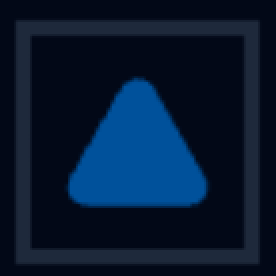
#> input picture dataset/2triangle/2triangle_1770173774918_-03 151404_2_1.png, 138 x 138 px (shown 2 times larger)
$ python -i preprocess.py   (imports and definitions only)
#> lines starting #> are read from the running program, lines starting #| are printed output that depends on the picture; after the words box and inside, x2 and y2 are one past the last pixel; in counts of white or black regions, pixels touching at a corner belong together
#> further down, picture is the input picture: shape (138, 138, 3); mean B, G, R 49.5, 25, 6.8
# preprocess.py
import cv2
import numpy as np

def standardize_cell(img):
    """
    Turns any cell image (dark/light/messy) into a
    perfectly centered, binary 32x32 icon.
    """
    # 1. Resize to 32x32 standard for processing
    img = cv2.resize(img, (64, 64))

    # 2. Blur slightly to remove jpeg noise
    blurred = cv2.GaussianBlur(img, (3, 3), 0)
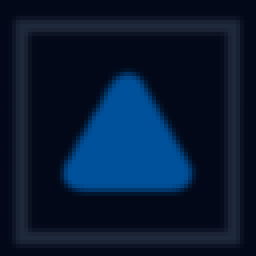
#> blurred: shape (64, 64, 3) (shown 4 times larger); mean of channels 0, 1, 2 49.4, 25, 6.8; drawn as B, G, R

    # 3. Corner Difference Strategy (The "Universal" Isolator)
    # Background color = average of the 4 corners
    corner_TL = blurred[0:3, 0:3]
    corner_TR = blurred[0:3, -3:]
    corner_BL = blurred[-3:, 0:3]
    corner_BR = blurred[-3:, -3:]

    corners = np.vstack((corner_TL, corner_TR, corner_BL, corner_BR))
    avg_bg_color = np.mean(corners, axis=(0, 1))
#> avg_bg_color = [23.03, 8.03, 2.03]

    # Calculate difference from background
    diff = cv2.absdiff(blurred, avg_bg_color.astype(np.uint8))
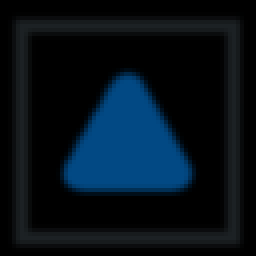
#> diff: shape (64, 64, 3) (shown 4 times larger); mean of channels 0, 1, 2 26.4, 17, 5.4; drawn as B, G, R
    diff_gray = cv2.cvtColor(diff, cv2.COLOR_BGR2GRAY)
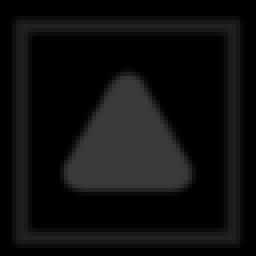
#> diff_gray: shape (64, 64) (shown 4 times larger); min 0, max 58, mean 14.6

    # 4. Threshold (Keep pixels that are >30 units different from BG)
    _, mask = cv2.threshold(diff_gray, 30, 255, cv2.THRESH_BINARY)
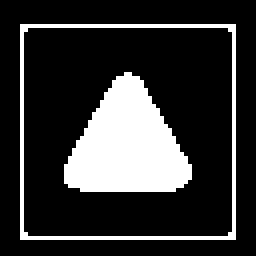
#> mask: shape (64, 64) (shown 4 times larger); 20.4% white; 2 white regions, box (x1, y1, x2, y2) and area: (16, 18, 48, 48) 620, (5, 6, 59, 60) 216

    # 5. Cleanup (Remove noise, fill holes)
    mask = cv2.morphologyEx(mask, cv2.MORPH_OPEN, np.ones((2,2), np.uint8))
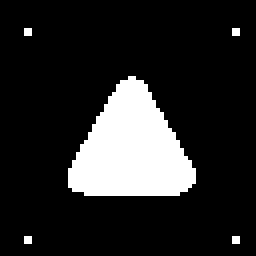
#> mask: shape (64, 64) (shown 4 times larger); 15.5% white; 5 white regions (4 under 20 px), largest, box (x1, y1, x2, y2) and area: (17, 19, 49, 49) 620
    mask = cv2.morphologyEx(mask, cv2.MORPH_CLOSE, np.ones((3,3), np.uint8))

    # 6. Safety Border (Delete edge noise)
    h, w = mask.shape
#> h = 64; w = 64
    cv2.rectangle(mask, (0,0), (w, h), 0, 2) # 2px black border around edge

    # ---------------------------------------------------------
    # 7. FINAL RE-CENTERING (The Polish)
    # ---------------------------------------------------------
    # Now that we have a clean shape, let's find it and center it exactly.
    coords = cv2.findNonZero(mask)
#> coords = contour of 636 points, box (x1, y1, x2, y2) (6, 7, 60, 61), area 51

    # Create fresh black canvas
    final_img = np.zeros((64, 64), dtype=np.uint8)

    if coords is not None:
        # Get bounding box of the shape
        x, y, w, h = cv2.boundingRect(coords)
#> x = 6; y = 7; w = 54; h = 54

        # Crop just the shape
        shape = mask[y:y+h, x:x+w]
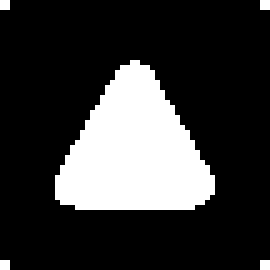
#> shape: shape (54, 54) (shown 5 times larger); 21.8% white; 5 white regions (4 under 20 px), largest, box (x1, y1, x2, y2) and area: (11, 12, 43, 42) 620

        # Calculate centered position
        center_x = (64 - w) // 2
#> center_x = 5
        center_y = (64 - h) // 2
#> center_y = 5

        # Paste it
        final_img[center_y:center_y+h, center_x:center_x+w] = shape
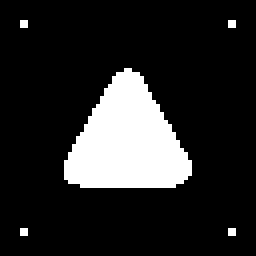
#> final_img: shape (64, 64) (shown 4 times larger); 15.5% white; 5 white regions (4 under 20 px), largest, box (x1, y1, x2, y2) and area: (16, 17, 48, 47) 620

    return final_img

>>> import cv2
>>> picture = cv2.imread('dataset/2triangle/2triangle_1770173774918_-03 151404_2_1.png')
>>> result = standardize_cell(picture)
